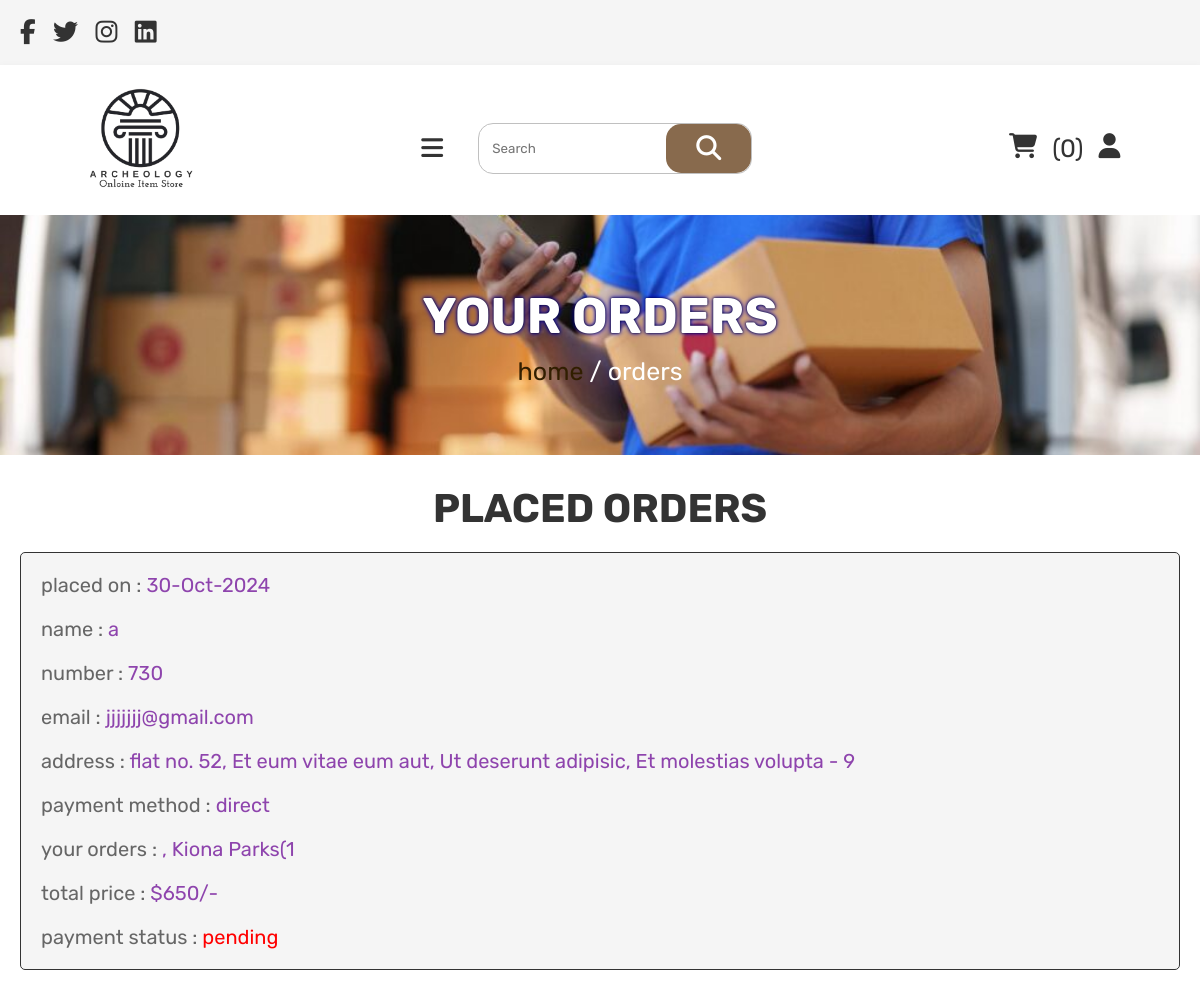
/users/orders.php (signed in), run on an earlier commit of the app's database.
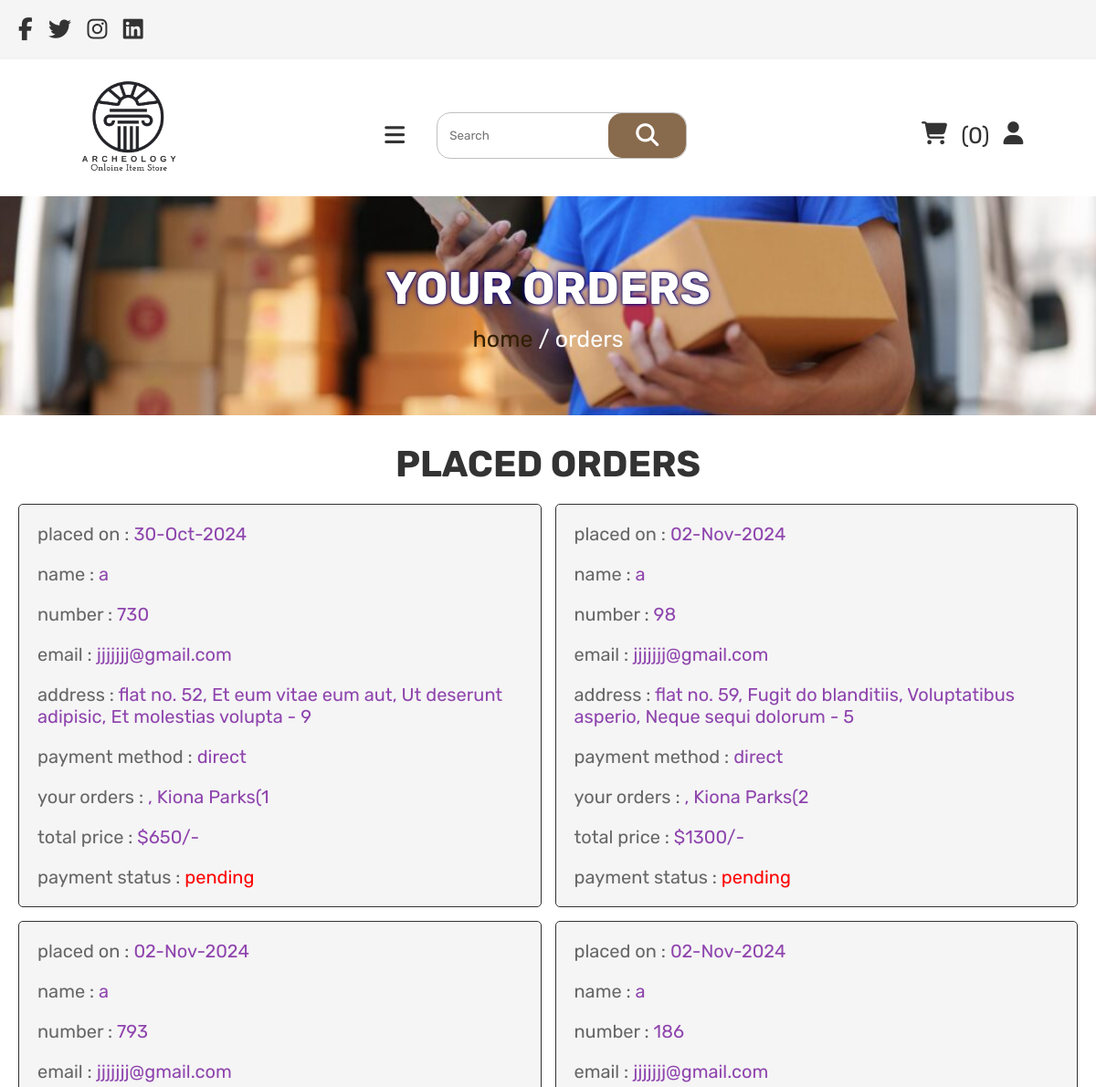
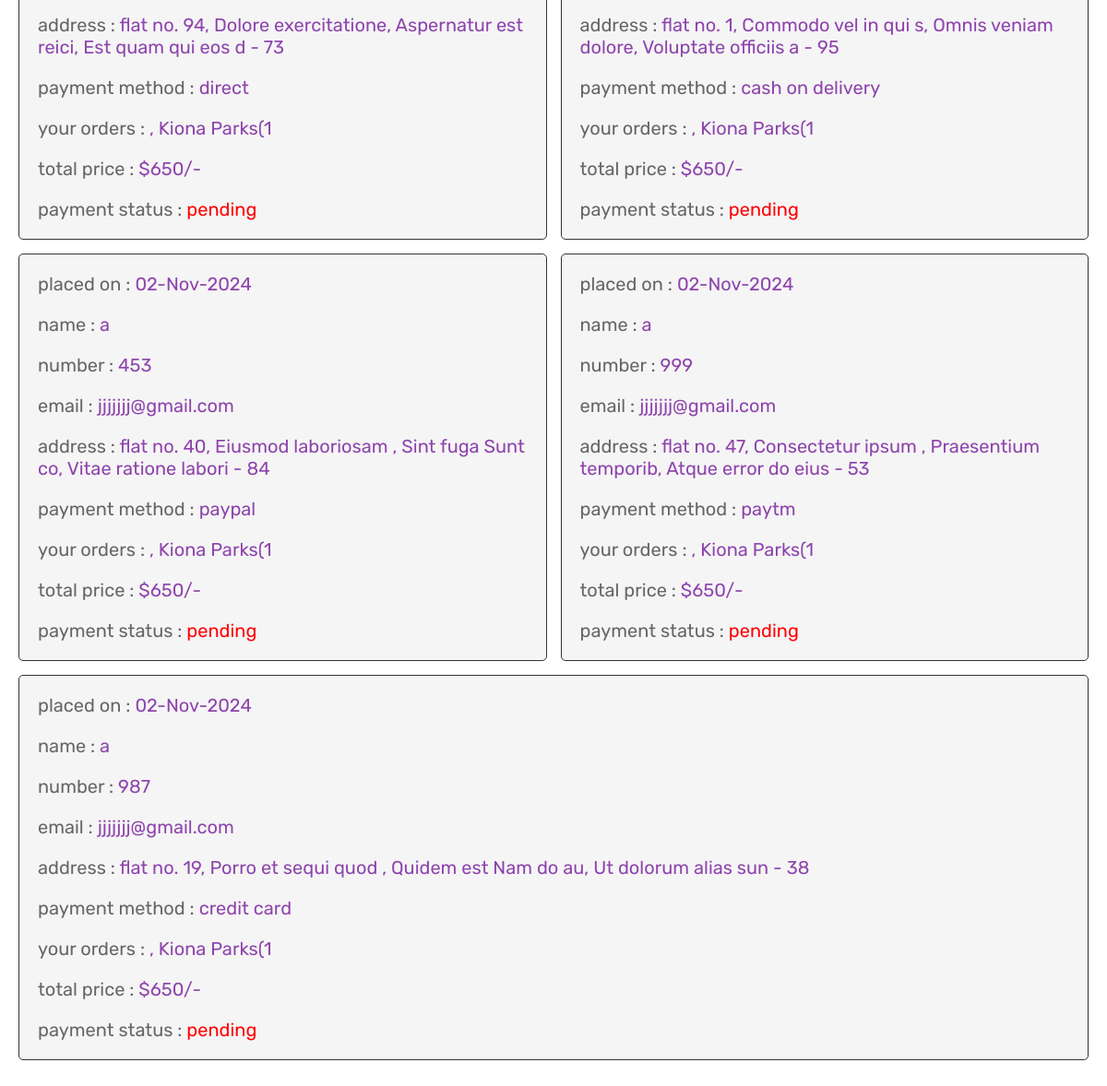
And on a later commit of the database (2 pictures, top to bottom).
### tables this page shows
CREATE TABLE `orders` (
  `id` int(11) NOT NULL,
  `user_id` int(11) NOT NULL,
  `name` varchar(100) NOT NULL,
  `number` varchar(100) NOT NULL,
  `email` varchar(100) NOT NULL,
  `method` varchar(50) NOT NULL,
  `address` varchar(100) NOT NULL,
  `total_products` varchar(1000) NOT NULL,
  `total_price` int(100) NOT NULL,
  `placed_on` varchar(50) NOT NULL,
  `payment_status` varchar(100) NOT NULL DEFAULT 'pending'
);

### users/orders.php (the view, shortened to what this page needs)
<?php
include '../config.php';
$user_id=$_SESSION['user_id'];
?>
<!DOCTYPE html>
<html lang="en">
<head>
    <link rel="stylesheet" href="https://cdnjs.cloudflare.com/ajax/libs/font-awesome/6.6.0/css/all.min.css" />
    <link rel="stylesheet" href="../css/style.css">
    <link rel="stylesheet" href="../css/orders_style.css">
</head>
<body>
    <?php include './user_header.php' ?>
    <div class="heading">
   <h3>your orders</h3>
   <p> <a href="home.php">home</a> / orders </p>
</div>
<section class="placed-orders">
   <h1 class="title">placed orders</h1>
   <div class="box-container">
      <?php
         $order_query = mysqli_query($conn, "SELECT * FROM `orders` WHERE user_id = '$user_id'") or die('query failed');
         if(mysqli_num_rows($order_query) > 0){
            while($fetch_orders = mysqli_fetch_assoc($order_query)){
      ?>
      <div class="box">
         <p> placed on : <span><?php echo $fetch_orders['placed_on']; ?></span> </p>
         <p> name : <span><?php echo $fetch_orders['name']; ?></span> </p>
         <p> number : <span><?php echo $fetch_orders['number']; ?></span> </p>
         <p> email : <span><?php echo $fetch_orders['email']; ?></span> </p>
         <p> address : <span><?php echo $fetch_orders['address']; ?></span> </p>
         <p> payment method : <span><?php echo $fetch_orders['method']; ?></span> </p>
         <p> your orders : <span><?php echo $fetch_orders['total_products']; ?></span> </p>
         <p> total price : <span>$<?php echo $fetch_orders['total_price']; ?>/-</span> </p>
         <p> payment status : <span style="color:<?php if($fetch_orders['payment_status'] == 'pending'){ echo 'red'; }else{ echo 'green'; } ?>;"><?php echo $fetch_orders['payment_status']; ?></span> </p>
         </div>
      <?php
       }
      }else{
         echo '<p class="empty">no orders placed yet!</p>';
      }
      ?>
   </div>
</section>
</body>
</html>

### users/user_header.php (shortened to what this page needs)
<?php
include '../config.php';
?>
<header class="header">
    <div class="header-1">
        <div class="flex">
            <div class="share">
                <a href="#" class="fab fa-facebook-f"></a>
                <a href="#" class="fab fa-twitter"></a>
                <a href="#" class="fab fa-instagram"></a>
                <a href="#" class="fab fa-linkedin"></a>
            </div>
        </div>
    </div>
    <div class="header-2">
        <div class="flex">
            <a href="home.php" class="hlogo">
                <img src="../images/logo.png">
            </a>
            <div class="navbar">
                <a href="home.php">Home</a>
                <a href="about.php">About</a>
                <a href="shop.php">Shop</a>
                <a href="contact.php">Contact</a>
                <a href="orders.php">Orders</a>
            </div>
            <div class="icons search-flex">
                <div id="menu-btn" class="fas fa-bars"></div>
                <section class="search-form">
                    <form role="search" action="search_page.php" method="get" class="flex-form">
                        <input id="searchInput" name="search_data" type="search" placeholder="    Search" aria-label="Search" style="border-radius: 20px">
                        <button type="submit" id="submitSearch" name="submit" class="btn btn-outline-light"> <i class="fas fa-search"></i></button>
                    </form>
                </section>
            </div>
            <div class="icons">
                <div class="icon1">
                    <a href="cart.php" class="icons">
                        <i class="fas fa-shopping-cart"></i>
                        <?php
                        $select_cart_number = mysqli_query($conn, "SELECT * FROM `cart` WHERE user_id='$user_id'")
                            or die("query failed");
                        $cart_num_rows = mysqli_num_rows($select_cart_number);
                        ?>
                        <span>(<?php echo $cart_num_rows ?>)</span>
                    </a>
                </div>
                <div id="user-btn" class="fas fa-user"></div>
            </div>
        </div>
    </div>
</header>

### css/style.css (style rules this page uses)
:root { --purple:#8e44ad; --red:#c0392b; --orange:#f39c12; --black:#333; --white:#fff; --light-color:#666; --light-white:#ccc; --light-bg:#f5f5f5; --border:.1rem solid var(--black); --box-shadow:0 .5rem 1rem rgba(0,0,0,.1); }
* { font-family: 'Rubik', sans-serif; margin:0; padding:0; box-sizing: border-box; outline: none; border:none; text-decoration: none; transition:all .2s linear; }
html { font-size: 62.5%; overflow-x: hidden; }
section { padding:3rem 2rem; }
.title { text-align: center; margin-bottom: 2rem; text-transform: uppercase; color:var(--black); font-size: 4rem; }
.btn, .option-btn, .delete-btn, .white-btn { display: inline-block; margin-top: 1rem; padding:1rem 3rem; cursor: pointer; color:var(--white); font-size: 1.8rem; border-radius: .5rem; text-transform: capitalize; }
.white-btn, .btn { background-color: #725132; }
.heading { min-height: 30vh; display: flex; flex-flow: column; align-items: center; justify-content: center; gap:1rem; background-image: url(../images/author-1.jpg) no-repeat; background-size: cover; background-position: center; text-align: center; }
.heading h3 { font-size: 5rem; color:var(--black); text-transform: uppercase; }
.heading p { font-size: 2.5rem; color:var(--light-color); }
.heading p a { color:var(--purple); }
.header .header-1 { background-color: var(--light-bg); }
.header .header-1 .flex { padding:2rem; display: flex; align-items: center; justify-content: space-between; margin:0; }
.header .header-2 { background-color: var(--white); box-shadow: var(--box-shadow); max-height: 150px; }
.header .header-2 { background-color: #ffffff; }
.header .header-2 .flex { padding:2rem; display: flex; align-items: center; justify-content: space-between; width: calc(100% /1.1 - 1rem); margin:0 auto; position: relative; }
.header .header-1 .flex .share a { font-size: 2.5rem; margin-right: 1.5rem; color:var(--black); }
.header .header-2 .flex .hlogo { max-width: 120px; font-size: 2.5rem; color:var(--purple); }
.header .header-2 .flex .hlogo img { max-width: 120px;; font-size: 2.5rem; color:var(--purple); }
.header .header-2 .flex .navbar a { margin:1rem; font-size: 3rem; color:var(--light-color); }
.header .header-2 .flex .icons { display: flex; font-size: 2.5rem; color:var(--black); cursor: pointer; margin-left:0; }
.header .header-2 .flex .icon1 { align-items: start; margin-left:0; }
.header .header-2 .flex .icons > * { font-size: 2.5rem; color:var(--black); cursor: pointer; margin-left: 1.5rem; }
#menu-btn { display: none; }
.flex { display: grid; grid-row-start: auto; }
.placed-orders .box-container { max-width: 1200px; margin:0 auto; display:flex; flex-wrap: wrap; align-items: center; gap:1.5rem; }
.placed-orders .box-container .box { flex:1 1 40rem; border-radius: .5rem; padding:2rem; border:var(--border); background-color: var(--light-bg); padding:1rem 2rem; }
.placed-orders .box-container .box p { padding:1rem 0; font-size: 2rem; color:var(--light-color); }
.placed-orders .box-container .box p span { color:var(--purple); }
.search-form form { max-width: 1000px; font-size: 2.5rem; margin:0; display: flex; gap:0.5rem; border: rgb(192, 192, 192) solid 1px; border-radius: 15px; }
.search-form form .btn { margin-top: 0; border-radius: 15px; background-color: #886a4d; font-size: 2.5rem; }
@media (max-width:1350px) { #menu-btn { display: inline-block; align-self: center; } }
@media (max-width:1350px) { .header .header-2 .flex .navbar { position: absolute; top:99%; left:0; right:0; background-color: var(--white); border-top: var(--border); border-bottom: var(--border); clip-path: polygon(0 0, 100% 0, 100% 0, 0 0); } }
@media (max-width:1350px) { .header .header-2 .flex .navbar a { display: block; font-size: 3rem; margin:2rem; } }

What changed in the data, as far as the page shows it:
added orders: placed_on "02-Nov-2024", name "a", number "98", email "jjjjjjj@gmail.com", address "flat no. 59, Fugit do blanditiis, Voluptatibus asperio, Neque sequi dolorum - 5", method "direct", total_products ", Kiona Parks(2", total_price "1300", payment_status "pending"
added orders: placed_on "02-Nov-2024", name "a", number "793", email "jjjjjjj@gmail.com", address "flat no. 94, Dolore exercitatione, Aspernatur est reici, Est quam qui eos d - 73", method "direct", total_products ", Kiona Parks(1", total_price "650", payment_status "pending"
added orders: placed_on "02-Nov-2024", name "a", number "186", email "jjjjjjj@gmail.com", address "flat no. 1, Commodo vel in qui s, Omnis veniam dolore, Voluptate officiis a - 95", method "cash on delivery", total_products ", Kiona Parks(1", total_price "650", payment_status "pending"
added orders: placed_on "02-Nov-2024", name "a", number "453", email "jjjjjjj@gmail.com", address "flat no. 40, Eiusmod laboriosam , Sint fuga Sunt co, Vitae ratione labori - 84", method "paypal", total_products ", Kiona Parks(1", total_price "650", payment_status "pending"
added orders: placed_on "02-Nov-2024", name "a", number "999", email "jjjjjjj@gmail.com", address "flat no. 47, Consectetur ipsum , Praesentium temporib, Atque error do eius - 53", method "paytm", total_products ", Kiona Parks(1", total_price "650", payment_status "pending"
added orders: placed_on "02-Nov-2024", name "a", number "987", email "jjjjjjj@gmail.com", address "flat no. 19, Porro et sequi quod , Quidem est Nam do au, Ut dolorum alias sun - 38", method "credit card", total_products ", Kiona Parks(1", total_price "650", payment_status "pending"
